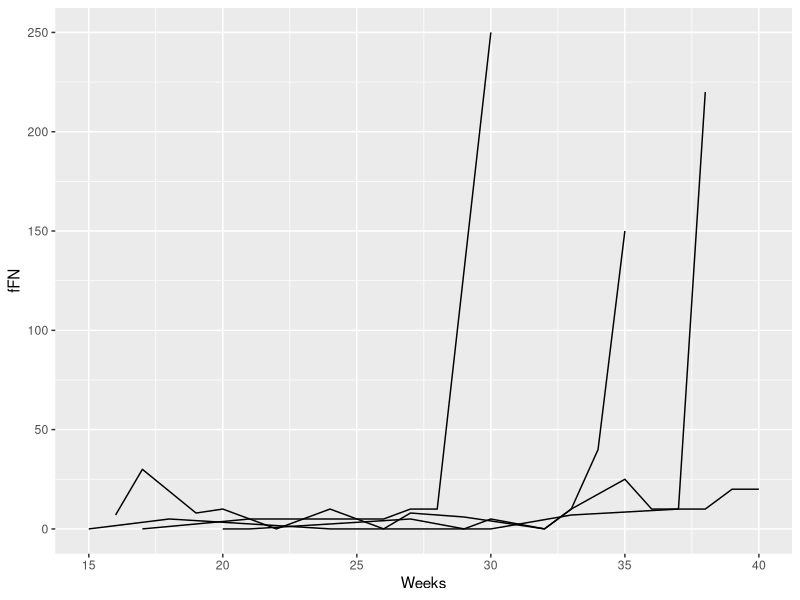
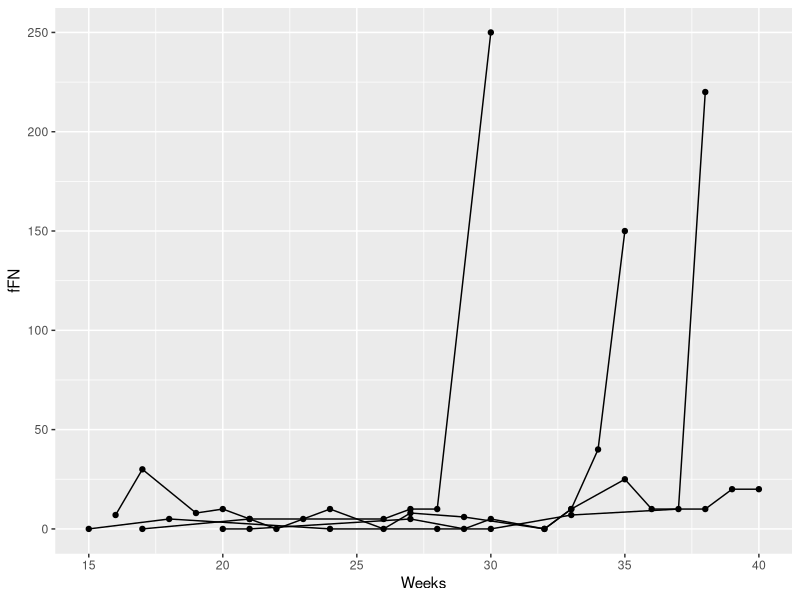
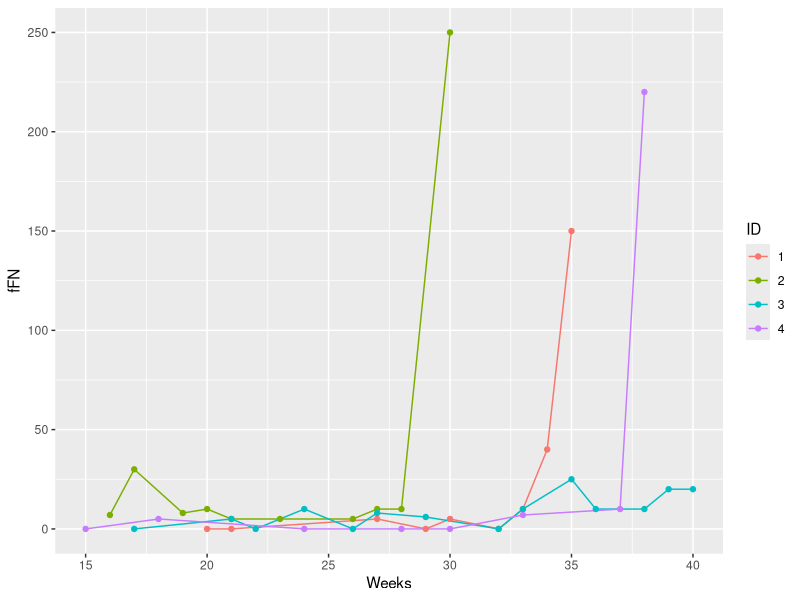
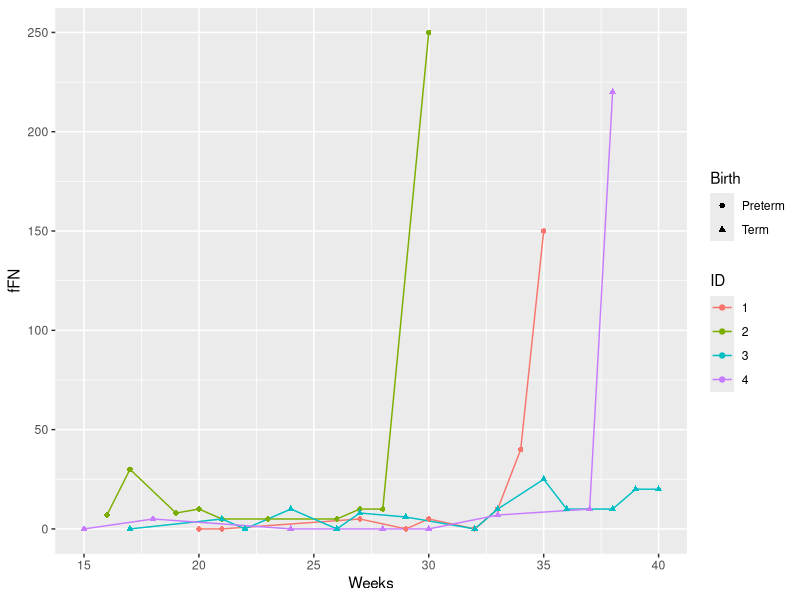
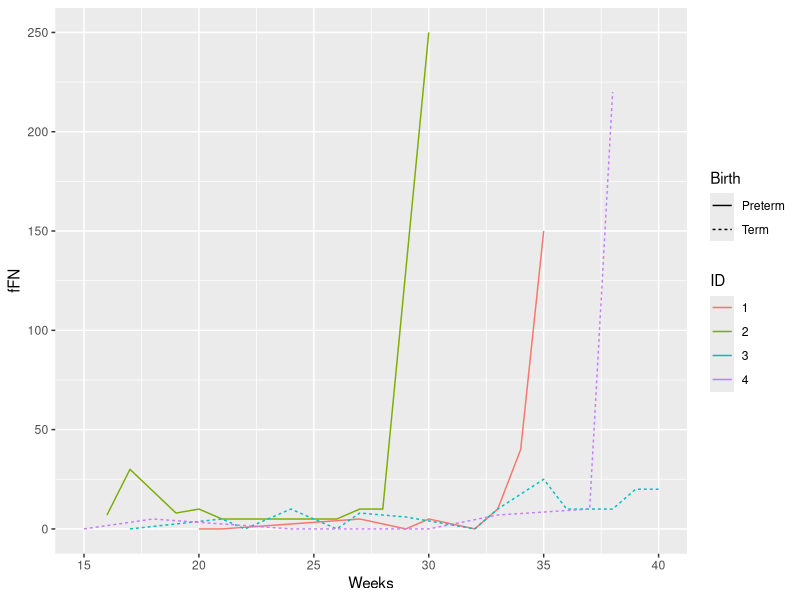
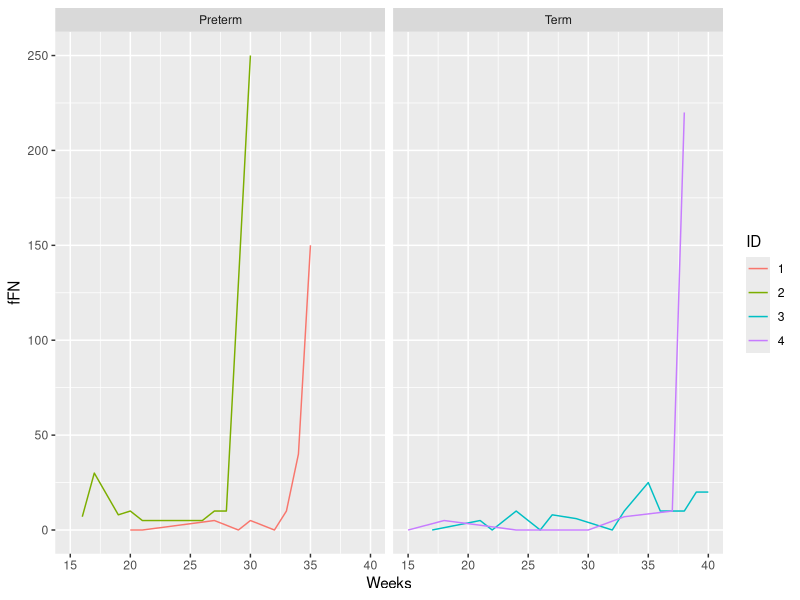
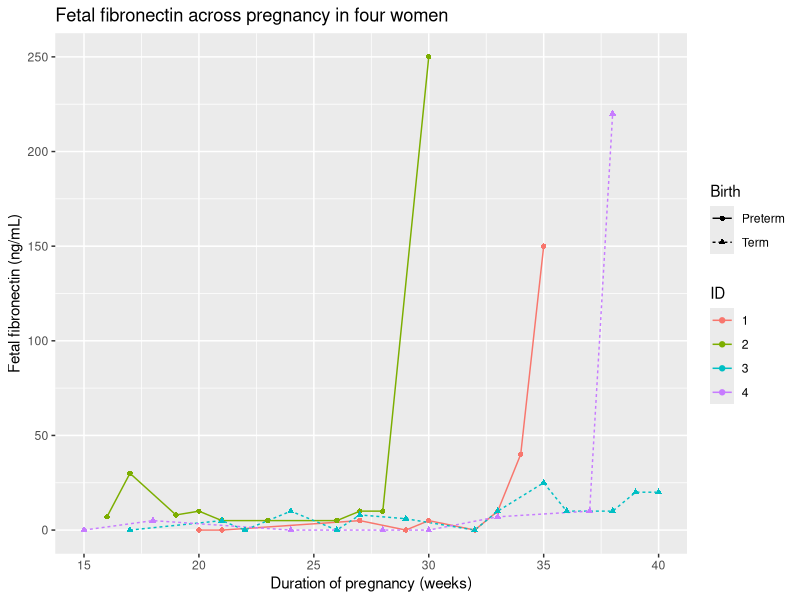

These figures' R source, in order:
############################################################################################
##                                                                                        ##
##                                 Basic R set up                                         ##
##                                                                                        ##
############################################################################################

# Set the working directory
setwd("/Users/aliciahadingham/OneDrive - King's College London/PhD/FYI_or_Other/Public_Engagement/The Brilliant Club/Github_content") #Mac
#getwd()

# Load data2
data2 <- read.csv("data/data2_spreadsheet.csv", header=TRUE) 

#Change data types
str(data2)
data2$ID <- as.factor(data2$ID)
data2$Birth <- as.factor(data2$Birth)
str(data2)

# Load ggplot2 library 
library(ggplot2)




############################################################################################
##                                                                                        ##
##                                  Line graphs                                           ##
##                                                                                        ##
############################################################################################

#Simple line graph
ggplot(data=data2, aes(x=Weeks, y=fFN, group=ID)) +
  geom_line()

#Line graph with individual points plotted
ggplot(data=data2, aes(x=Weeks, y=fFN, group=ID)) +
  geom_line() +
  geom_point()

# Line graph with colours by ID
ggplot(data=data2, aes(x=Weeks, y=fFN, group=ID)) +
  geom_line(aes(colour=ID)) +
  geom_point(aes(colour=ID))

# Line graph with colours by ID and shape by Birth
ggplot(data=data2, aes(x=Weeks, y=fFN, group=ID)) +
  geom_line(aes(colour=ID)) +
  geom_point(aes(colour=ID, shape=Birth))




############################################################################################
##                                                                                        ##
##                  Extra: Advanced editing of ggplot aesthetics                          ##
##                                                                                        ##
############################################################################################

# Line graph with line type by Birth:
ggplot(data=data2, aes(x=Weeks, y=fFN, group=ID)) +
  geom_line(aes(colour=ID, linetype=Birth))

# Line graph faceted by Birth:
ggplot(data=data2, aes(x=Weeks, y=fFN, group=ID)) +
  geom_line(aes(colour=ID)) +
  facet_grid(~Birth)

# Line graph with labelled axis and title:
ggplot(data=data2, aes(x=Weeks, y=fFN, group=ID)) +
  geom_line(aes(colour=ID, linetype=Birth)) +
  geom_point(aes(colour=ID, shape=Birth)) +
  labs(x="Duration of pregnancy (weeks)", 
       y="Fetal fibronectin (ng/mL)",
       title="Fetal fibronectin across pregnancy in four women")



